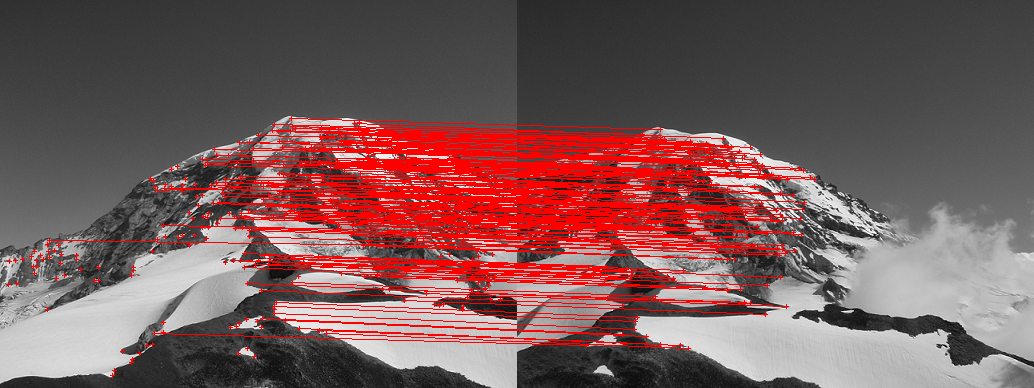
#> input picture results/figures/matches.png, 1034 x 388 px
$ python exo5_matching_zmssd.py --im1 ../results/figures/matches.png --im2 ../results/figures/matches.png
#> lines starting #> are read from the running program, lines starting #| are printed output that depends on the picture
### src/utils_image.py
import numpy as np
from PIL import Image
from numpy.lib.stride_tricks import sliding_window_view

# =========================
# I/O
# =========================
def read_gray(path: str) -> np.ndarray:
    """Lit une image et renvoie un tableau float32 en niveaux de gris dans [0,255]."""
    im = Image.open(path).convert("L")
    return np.array(im, dtype=np.float32)


# =========================
# Convolution 2D explicite
# =========================
def pad_image(im: np.ndarray, pad_h: int, pad_w: int, mode: str = "edge") -> np.ndarray:
    if im.ndim != 2:
        raise ValueError("pad_image: im must be 2D")
    if mode not in ("edge", "reflect"):
        raise ValueError("pad_image: mode must be 'edge' or 'reflect'")
    return np.pad(im, ((pad_h, pad_h), (pad_w, pad_w)), mode=mode)


def convolve2d(im: np.ndarray, kernel: np.ndarray, pad_mode: str = "edge") -> np.ndarray:
    """Convolution 2D (vectorisée via sliding_window_view)."""
    if im.ndim != 2:
        raise ValueError("convolve2d: im must be 2D")
    if kernel.ndim != 2:
        raise ValueError("convolve2d: kernel must be 2D")

    H, W = im.shape
    Kh, Kw = kernel.shape
    if Kh % 2 == 0 or Kw % 2 == 0:
        raise ValueError("convolve2d: kernel must have odd dimensions")

    ph, pw = Kh // 2, Kw // 2
    pim = pad_image(im, ph, pw, mode=pad_mode).astype(np.float32, copy=False)

    # retournement pour convolution
    k = kernel[::-1, ::-1].astype(np.float32, copy=False)

    # fenêtres (H,W,Kh,Kw)
    win = sliding_window_view(pim, (Kh, Kw))
    out = np.tensordot(win, k, axes=((2, 3), (0, 1))).astype(np.float32, copy=False)
    return out


# =========================
# Sobel + magnitude
# =========================
def sobel_gradients(im: np.ndarray, pad_mode: str = "edge") -> tuple[np.ndarray, np.ndarray]:
    Sx = np.array([[-1, 0, 1],
                   [-2, 0, 2],
                   [-1, 0, 1]], dtype=np.float32)
    Sy = np.array([[-1, -2, -1],
                   [ 0,  0,  0],
                   [ 1,  2,  1]], dtype=np.float32)
    Ix = convolve2d(im, Sx, pad_mode=pad_mode)
    Iy = convolve2d(im, Sy, pad_mode=pad_mode)
    return Ix, Iy


def gradient_magnitude(Ix: np.ndarray, Iy: np.ndarray) -> np.ndarray:
    return np.sqrt(Ix * Ix + Iy * Iy).astype(np.float32)


# [6 lines left out: function edge_mask_from_magnitude, not called in this run]


# =========================
# Gaussien (optionnel)
# =========================
def gaussian_kernel(size: int, sigma: float) -> np.ndarray:
    """Noyau gaussien 2D normalisé, size impair."""
    if size % 2 == 0 or size < 3:
        raise ValueError("size must be odd and >= 3")
    if sigma <= 0:
        raise ValueError("sigma must be > 0")

    ax = np.arange(-(size // 2), size // 2 + 1, dtype=np.float32)
    xx, yy = np.meshgrid(ax, ax, indexing="xy")
    k = np.exp(-(xx * xx + yy * yy) / (2.0 * sigma * sigma)).astype(np.float32)
    k /= np.sum(k)
    return k


def gaussian_blur(im: np.ndarray, size: int = 5, sigma: float = 1.2, pad_mode: str = "edge") -> np.ndarray:
    k = gaussian_kernel(size, sigma)
    return convolve2d(im, k, pad_mode=pad_mode)


# =========================
# Hough cercles : accumulateur 3D
# Convention paramètres: r,c en {1..H},{1..W}
# Convention pixels numpy: y,x en {0..H-1},{0..W-1}
# =========================
# [112 lines left out: functions hough_circles_accumulator, local_maxima_3d, top_n_from_mask, idx_to_params, not called in this run]

def harris_response(I: np.ndarray,
                    k: float = 0.04,
                    gsize: int = 5,
                    gsigma: float = 1.2,
                    pad_mode: str = "edge") -> np.ndarray:
    """
    Calcule la réponse de Harris R (H,W) à partir d'une image I (H,W) float32.
    R = det(M) - k * tr(M)^2 avec M construit depuis Ix,Iy et lissage gaussien.
    """
    Ix, Iy = sobel_gradients(I, pad_mode=pad_mode)

    A = Ix * Ix
    B = Ix * Iy
    C = Iy * Iy

    Sxx = gaussian_blur(A, size=gsize, sigma=gsigma, pad_mode=pad_mode)
    Sxy = gaussian_blur(B, size=gsize, sigma=gsigma, pad_mode=pad_mode)
    Syy = gaussian_blur(C, size=gsize, sigma=gsigma, pad_mode=pad_mode)

    det = Sxx * Syy - Sxy * Sxy
    tr = Sxx + Syy
    R = det - k * (tr * tr)
    return R.astype(np.float32)


def nms_2d(R: np.ndarray, m: int = 1, threshold: float = 0.0) -> np.ndarray:
    """
    Non-maximum suppression 2D sur fenêtre (2m+1)x(2m+1).
    Renvoie un masque bool (H,W) des maxima locaux stricts au-dessus de threshold.
    """
    if R.ndim != 2:
        raise ValueError("R must be 2D")
    if m < 1:
        raise ValueError("m must be >= 1")

    H, W = R.shape
    mask = np.zeros((H, W), dtype=bool)

    for y in range(m, H - m):
        for x in range(m, W - m):
            v = float(R[y, x])
            if v <= threshold:
                continue

            win = R[y - m:y + m + 1, x - m:x + m + 1]
            vmax = float(np.max(win))
            if v != vmax:
                continue

            # maximum strict pour éviter plusieurs pixels identiques dans la même fenêtre
            if int(np.sum(win == vmax)) == 1:
                mask[y, x] = True

    return mask


def harris_corners(R: np.ndarray,
                   mode: str = "rel",
                   alpha: float = 0.01,
                   topN: int = 500,
                   nms_m: int = 1) -> tuple[np.ndarray, np.ndarray, float]:
    """
    Extrait des coins à partir de R.
    Retourne (posr, posc, thr) avec posr,posc en 1-based (ligne,colonne).
    mode:
      - "rel": seuil thr = alpha * max(R), puis NMS
      - "top": NMS sans seuil, puis topN plus grands R
    """
    if mode not in ("rel", "top"):
        raise ValueError("mode must be 'rel' or 'top'")

    Rmax = float(np.max(R))
    if Rmax <= 0.0:
        return np.array([], dtype=np.int32), np.array([], dtype=np.int32), 0.0

    if mode == "rel":
        thr = alpha * Rmax
        mask = nms_2d(R, m=nms_m, threshold=thr)
        coords = np.argwhere(mask)
        if coords.size == 0:
            return np.array([], dtype=np.int32), np.array([], dtype=np.int32), thr

        vals = R[coords[:, 0], coords[:, 1]]
        order = np.argsort(vals)[::-1]
        coords = coords[order]
    else:
        thr = 0.0
        mask = nms_2d(R, m=nms_m, threshold=thr)
        coords = np.argwhere(mask)
        if coords.size == 0:
            return np.array([], dtype=np.int32), np.array([], dtype=np.int32), thr

        vals = R[coords[:, 0], coords[:, 1]]
        order = np.argsort(vals)[::-1]
        coords = coords[order][:topN]

    # conversion 0-based -> 1-based
    posr = (coords[:, 0] + 1).astype(np.int32)
    posc = (coords[:, 1] + 1).astype(np.int32)
    return posr, posc, thr
# Ordre standard FAST-16 (rayon 3) : (dr, dc) autour de (r,c)
FAST_CIRCLE_16 = [
    (-3,  0), (-3,  1), (-2,  2), (-1,  3),
    ( 0,  3), ( 1,  3), ( 2,  2), ( 3,  1),
    ( 3,  0), ( 3, -1), ( 2, -2), ( 1, -3),
    ( 0, -3), (-1, -3), (-2, -2), (-3, -1),
]


# [98 lines left out: functions fast_score_at, fast_score_map, nms_2d_score, topN_from_score, not called in this run]

### src/utils_matching.py
import numpy as np


def filter_points_border(posr: np.ndarray, posc: np.ndarray, H: int, W: int, w: int):
    """
    Garde uniquement les points (1-based) dont le patch (2w+1)x(2w+1) est entièrement dans l'image.
    Retourne (posr_f, posc_f) en int32 (1-based).
    """
    r0 = posr.astype(np.int32) - 1
    c0 = posc.astype(np.int32) - 1
    ok = (r0 >= w) & (r0 < H - w) & (c0 >= w) & (c0 < W - w)
    return posr[ok].astype(np.int32), posc[ok].astype(np.int32)


def extract_zero_mean_patches(I: np.ndarray, posr: np.ndarray, posc: np.ndarray, w: int):
    """
    Extrait des patchs centrés sur (posr,posc) (1-based) et renvoie une matrice (K,P) float32 :
      - patchs vectorisés
      - centrés (moyenne soustraite)
    """
    if I.ndim != 2:
        raise ValueError("I must be 2D")
    H, W = I.shape
    K = len(posr)
    P = (2 * w + 1) * (2 * w + 1)

    patches = np.zeros((K, P), dtype=np.float32)

    for k in range(K):
        r = int(posr[k]) - 1
        c = int(posc[k]) - 1
        patch = I[r - w:r + w + 1, c - w:c + w + 1].astype(np.float32)
        patch = patch - float(np.mean(patch))
        patches[k, :] = patch.reshape(-1)

    return patches


def zmssd_matrix(P1: np.ndarray, P2: np.ndarray):
    """
    Calcule la matrice des distances ZMSSD entre patchs centrés :
      D[i,j] = ||P1[i] - P2[j]||^2
    P1: (N,P), P2: (M,P)
    """
    # (N,1,P) - (1,M,P) -> (N,M,P)
    diff = P1[:, None, :] - P2[None, :, :]
    D = np.sum(diff * diff, axis=2)
    return D.astype(np.float32)


def best2_from_dist(D: np.ndarray):
    """
    Pour chaque ligne i, retourne (j1,d1,j2,d2) : meilleurs et 2e meilleurs indices + distances.
    """
    N, M = D.shape
    j1 = np.argmin(D, axis=1)
    d1 = D[np.arange(N), j1]

    # 2e meilleur : on masque j1
    D2 = D.copy()
    D2[np.arange(N), j1] = np.inf
    j2 = np.argmin(D2, axis=1)
    d2 = D2[np.arange(N), j2]
    return j1, d1, j2, d2


# [12 lines left out: function mutual_best_filter, not called in this run]


def match_zmssd(P1: np.ndarray, P2: np.ndarray,
                tau: float | None = None,
                tau_quantile: float | None = None,
                ratio: float | None = None,
                mutual: bool = False):
    """
    Matching ZMSSD :
      - calcule D
      - meilleur match par point de 1
      - filtres : seuil tau, seuil quantile, ratio test, mutual best
    Retourne:
      - bestj (N,) indices dans P2 (ou -1 si rejet)
      - bestd (N,) distances
      - tau_used
    """
    D = zmssd_matrix(P1, P2)
    j1, d1, j2, d2 = best2_from_dist(D)

    tau_used = None
    keep = np.ones(len(d1), dtype=bool)

    # seuil automatique par quantile
    if tau_quantile is not None:
        tau_used = float(np.quantile(d1, float(tau_quantile)))
        keep &= (d1 <= tau_used)

    # seuil explicite
    if tau is not None:
        tau_used = float(tau)
        keep &= (d1 <= tau_used)

    # ratio test (sur distances)
    if ratio is not None:
        rr = float(ratio)
        keep &= (d1 / (d2 + 1e-12) < rr)

    # mutual best
    if mutual:
        j1_21 = np.argmin(D, axis=0)  # meilleur i pour chaque j
        keep &= mutual_best_filter(j1, d1, j1_21)

    bestj = j1.astype(np.int32)
    bestd = d1.astype(np.float32)

    bestj_out = np.full_like(bestj, -1)
    bestj_out[keep] = bestj[keep]

    return bestj_out, bestd, tau_used

### src/utils_visu.py
import numpy as np
from PIL import Image, ImageDraw

def draw_corners_rgb(im_gray: np.ndarray,
                     posr: np.ndarray,
                     posc: np.ndarray,
                     radius: int = 3) -> np.ndarray:
    """
    Dessine des croix rouges sur une image grise.
    posr,posc en 1-based (ligne,colonne).
    radius : demi-taille de la croix (3 -> croix 7x7).
    Retourne une image RGB uint8.
    """
    if im_gray.ndim != 2:
        raise ValueError("im_gray must be 2D")
    if radius < 1:
        raise ValueError("radius must be >= 1")

    H, W = im_gray.shape
    base = np.clip(im_gray, 0, 255).astype(np.uint8)
    rgb = np.stack([base, base, base], axis=2)

    for r1, c1 in zip(posr.tolist(), posc.tolist()):
        r = int(r1) - 1
        c = int(c1) - 1
        if r < 0 or r >= H or c < 0 or c >= W:
            continue

        # verticale
        for dr in range(-radius, radius + 1):
            rr = r + dr
            if 0 <= rr < H:
                rgb[rr, c, 0] = 255
                rgb[rr, c, 1] = 0
                rgb[rr, c, 2] = 0

        # horizontale
        for dc in range(-radius, radius + 1):
            cc = c + dc
            if 0 <= cc < W:
                rgb[r, cc, 0] = 255
                rgb[r, cc, 1] = 0
                rgb[r, cc, 2] = 0

    return rgb


def save_rgb(path: str, rgb: np.ndarray) -> None:
    Image.fromarray(rgb, mode="RGB").save(path)
    from PIL import ImageDraw

def save_matches_png(im1_gray: np.ndarray,
                     im2_gray: np.ndarray,
                     posr1: np.ndarray, posc1: np.ndarray,
                     bestr: np.ndarray, bestc: np.ndarray,
                     out_path: str,
                     mark_radius: int = 2,
                     line_width: int = 1):
    """
      - dessine coins sur im1 et im2
      - concatène horizontalement
      - trace les segments entre p1 et p2
    posr/posc en 1-based. Les matchs rejetés peuvent être -1.
    """
    rgb1 = draw_corners_rgb(im1_gray, posr1, posc1, radius=mark_radius)
    rgb2 = draw_corners_rgb(im2_gray, bestr[bestr > 0], bestc[bestc > 0], radius=mark_radius)

    H1, W1 = im1_gray.shape
    H2, W2 = im2_gray.shape
    if H1 != H2:
        # concat simple: on pad en hauteur si besoin
        H = max(H1, H2)
        tmp1 = np.zeros((H, W1, 3), dtype=np.uint8); tmp1[:H1, :, :] = rgb1
        tmp2 = np.zeros((H, W2, 3), dtype=np.uint8); tmp2[:H2, :, :] = rgb2
        comp = np.concatenate([tmp1, tmp2], axis=1)
    else:
        comp = np.concatenate([rgb1, rgb2], axis=1)

    im = Image.fromarray(comp, mode="RGB")
    drw = ImageDraw.Draw(im)

    for r1, c1, r2, c2 in zip(posr1.tolist(), posc1.tolist(), bestr.tolist(), bestc.tolist()):
        if r2 <= 0 or c2 <= 0:
            continue
        x1 = int(c1) - 1
        y1 = int(r1) - 1
        x2 = (int(c2) - 1) + W1
        y2 = int(r2) - 1
        drw.line([(x1, y1), (x2, y2)], fill=(255, 0, 0), width=line_width)

    im.save(out_path)

### src/exo5_matching_zmssd.py
import argparse
from pathlib import Path
import numpy as np

from utils_image import read_gray, gaussian_blur, harris_response, harris_corners
from utils_matching import filter_points_border, extract_zero_mean_patches, match_zmssd
from utils_visu import save_matches_png


def detect_harris_points(I: np.ndarray, topN: int, k: float, gsize: int, gsigma: float,
                         pre_gauss: bool, pre_gsize: int, pre_gsigma: float,
                         nms_m: int):
    Iw = gaussian_blur(I, size=pre_gsize, sigma=pre_gsigma) if pre_gauss else I
    R = harris_response(Iw, k=k, gsize=gsize, gsigma=gsigma)
    posr, posc, _ = harris_corners(R, mode="top", topN=topN, nms_m=nms_m)
    return posr, posc


def main():
    parser = argparse.ArgumentParser()
    parser.add_argument("--im1", type=str, default="/home/mahdidou711/linux_data/Projets/Py/tp1 453/Detection/set1-1.png")
    parser.add_argument("--im2", type=str, default="/home/mahdidou711/linux_data/Projets/Py/tp1 453/Detection/set1-2.png")
    parser.add_argument("--outdir", type=str, default="figures")

    # points (Harris)
    parser.add_argument("--top1", type=int, default=400)
    parser.add_argument("--top2", type=int, default=400)
    parser.add_argument("--k", type=float, default=0.04)
    parser.add_argument("--gsize", type=int, default=5)
    parser.add_argument("--gsigma", type=float, default=1.2)
    parser.add_argument("--nms_m", type=int, default=2)
    parser.add_argument("--pre_gauss", action="store_true")
    parser.add_argument("--pre_gsize", type=int, default=5)
    parser.add_argument("--pre_gsigma", type=float, default=1.0)

    # ZMSSD
    parser.add_argument("--w", type=int, default=7, help="demi-taille patch")
    parser.add_argument("--tau", type=float, default=-1.0, help="seuil ZMSSD (<=0: auto quantile)")
    parser.add_argument("--tau_q", type=float, default=0.80, help="quantile sur d1 si tau<=0")
    parser.add_argument("--ratio", type=float, default=-1.0, help="ratio test (<=0: off)")
    parser.add_argument("--mutual", action="store_true", help="married matching")
    parser.add_argument("--keepK", type=int, default=60, help="Garder seulement les K meilleurs matches (lisibilité)")
    parser.add_argument("--max_drow", type=int, default=25)
    parser.add_argument("--min_dcol", type=int, default=-200)
    parser.add_argument("--max_dcol", type=int, default=200)
    args = parser.parse_args()

    outdir = Path(args.outdir)
    outdir.mkdir(parents=True, exist_ok=True)

    I1 = read_gray(args.im1)
#> in read_gray, `im = Image.open(path).convert("L")`:
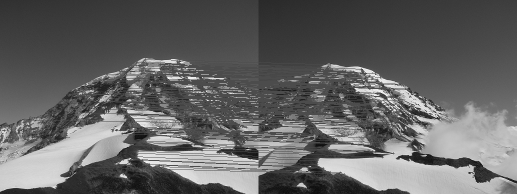
#> im: PIL image 1034x388 L (shown at 1/2 size); min 0, max 255, mean 99.3
    I2 = read_gray(args.im2)
    H1, W1 = I1.shape
    H2, W2 = I2.shape

    # 1) Points Harris
    posr1, posc1 = detect_harris_points(I1, args.top1, args.k, args.gsize, args.gsigma,
                                        args.pre_gauss, args.pre_gsize, args.pre_gsigma, args.nms_m)
#> in harris_response, `B = Ix * Iy`:
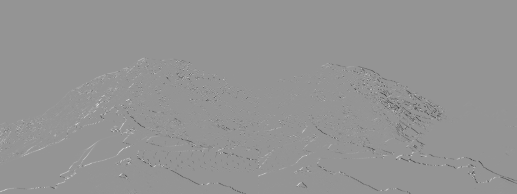
#> B: shape (388, 1034) float32 (shown at 1/2 size); min -402840, max 287496, mean -686.1; drawn with min black and max white
#> in convolve2d (call 5), `out = np.tensordot(win, k, axes=((2, 3), (0, 1))).astype(np.float32, c..`:
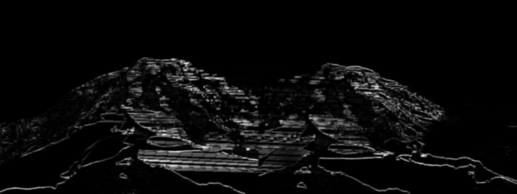
#> out: shape (388, 1034) float32 (shown at 1/2 size); min 0, max 428387.1, mean 18923.8; drawn with min black and max white
#> in harris_response, `R = det - k * (tr * tr)`:
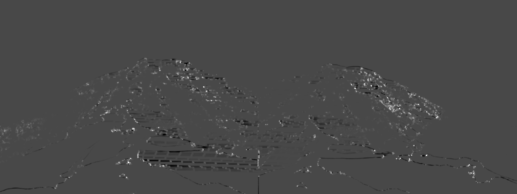
#> R: shape (388, 1034) float32 (shown at 1/2 size); min -5.82e+09, max 1.48e+10, mean 43593256; drawn with min black and max white
#> in harris_corners, `Rmax = float(np.max(R))`: Rmax = 1.48e+10
#> after the loop in nms_2d, `for y in range(m, H - m):`:
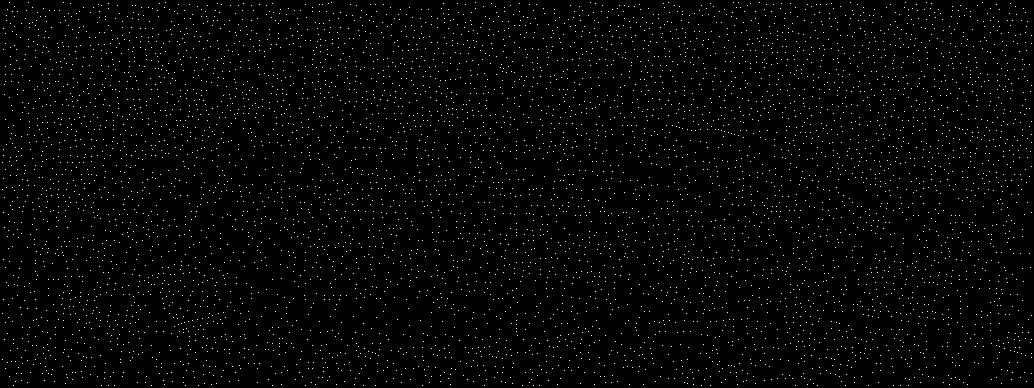
#> mask: shape (388, 1034) bool; 1.5% white in thin lines or dots
#> in harris_corners, `coords = np.argwhere(mask)`: coords = 6205 pairs, first value 2 to 385, second value 2 to 1031
#> in harris_corners, `vals = R[coords[:, 0], coords[:, 1]]`: vals = 6205 values, max 1.48e+10 at index 5285, min 36.33 at index 2967, mean 456729632
#> in harris_corners, `order = np.argsort(vals)[::-1]`: order = 6205 values, max 6204 at index 3125, min 0 at index 6085, mean 3102
#> in harris_corners, `coords = coords[order][:topN]`: coords = 400 pairs, first value 116 to 376, second value 5 to 983
#> in harris_corners, `posr = (coords[:, 0] + 1).astype(np.int32)`: posr = 400 values, max 377 at index 166, min 117 at index 224, mean 235.7
#> in harris_corners, `posc = (coords[:, 1] + 1).astype(np.int32)`: posc = 400 values, max 984 at index 181, min 6 at index 316, mean 536.3
#> posr1 has the same summary as posr in harris_corners; posc1 has the same summary as posc in harris_corners
    posr2, posc2 = detect_harris_points(I2, args.top2, args.k, args.gsize, args.gsigma,
                                        args.pre_gauss, args.pre_gsize, args.pre_gsigma, args.nms_m)
#> posr2 has the same summary as posr in harris_corners; posc2 has the same summary as posc in harris_corners

    # 2) Filtrage bords (patch complet)
    posr1, posc1 = filter_points_border(posr1, posc1, H1, W1, args.w)
#> in filter_points_border, `r0 = posr.astype(np.int32) - 1`: r0 = 400 values, max 376 at index 166, min 116 at index 224, mean 234.7
#> in filter_points_border, `c0 = posc.astype(np.int32) - 1`: c0 = 400 values, max 983 at index 181, min 5 at index 316, mean 535.3
#> posr1 = 399 values, max 377 at index 166, min 117 at index 224, mean 235.6; posc1 = 399 values, max 984 at index 181, min 10 at index 144, mean 537.6
    posr2, posc2 = filter_points_border(posr2, posc2, H2, W2, args.w)
#> posr2 has the same summary as posr1; posc2 has the same summary as posc1

    # 3) Patchs centrés, centrage moyenne
    P1 = extract_zero_mean_patches(I1, posr1, posc1, args.w)
#> in extract_zero_mean_patches, `K = len(posr)`: K = 399
#> the loop in extract_zero_mean_patches, `for k in range(K):` made 399 passes
#> (r, c) on passes 1 to 3: (324, 256), (310, 853), (173, 407)
#> after the loop in extract_zero_mean_patches, `for k in range(K):`:
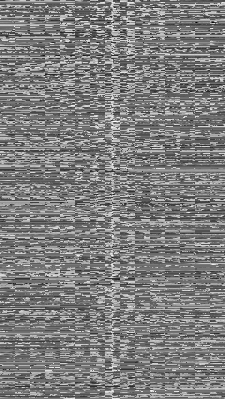
#> patches: shape (399, 225) float32; min -184.3, max 187.3, mean 0; drawn with min black and max white
    P2 = extract_zero_mean_patches(I2, posr2, posc2, args.w)
#> the loop in extract_zero_mean_patches (call 2), `for k in range(K):` made 399 passes

    # 4) Matching
    tau = None if args.tau <= 0 else float(args.tau)
    tau_q = float(args.tau_q) if args.tau <= 0 else None
    ratio = None if args.ratio <= 0 else float(args.ratio)

    bestj, bestd, tau_used = match_zmssd(P1, P2, tau=tau, tau_quantile=tau_q, ratio=ratio, mutual=args.mutual)
#> in zmssd_matrix, `D = np.sum(diff * diff, axis=2)`:
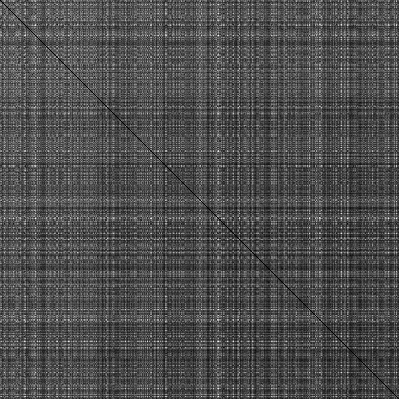
#> D: shape (399, 399) float32; min 0, max 5310674, mean 1627930.6; drawn with min black and max white
#> in best2_from_dist, `j1 = np.argmin(D, axis=1)`: j1 = 399 values from 0 to 398
#> (the rest of the program and of its run is left out)
